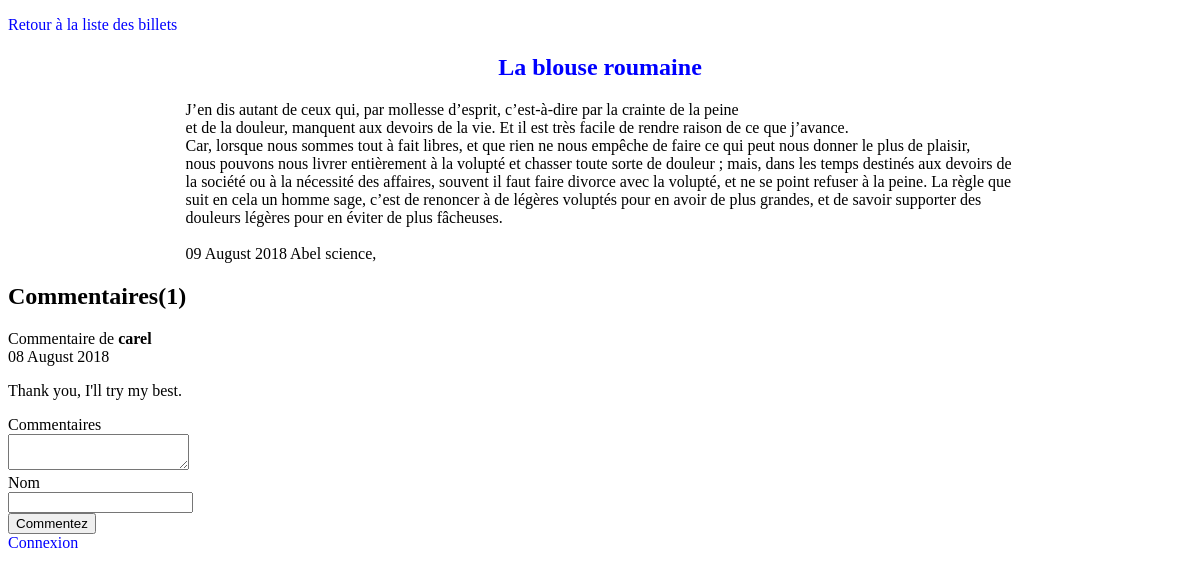
The app's page /index.php?action=post&id=3 with its own data.
### tables this page shows
create table t_post (
    pst_id integer not null primary key auto_increment,
    pst_title varchar(150) not null,
    pst_content text not null,
    pst_date datetime not null
);

create table t_tag (
    tag_id integer not null primary key auto_increment,
    tag_name varchar(30) not null
     
);

create table t_comment (
    cmt_id integer not null primary key auto_increment,
    cmt_content text not null,
    pst_id integer not null,
    cmt_author varchar(30) not null,
    cmt_date datetime not null,
     
    constraint fk_cmt_pst foreign key(pst_id) references t_post(pst_id)
     
);

### controller/frontend.php (called while the page is built, shortened)
<?php
require_once('model/PostManager.php');
require_once('model/CommentManager.php');
require_once('model/TagManager.php');
function post() {
  $postManager = new PostManager();
  $commentManager = new CommentManager();
  $tagManager = new TagManager();
  $post = $postManager->getPost($_GET['id']);
  $comments = $commentManager->getComments($_GET['id']);
  $tags = $tagManager->getTags($_GET['id']);
  $cmt_number = $commentManager->countComments($_GET['id']);
  require('view/frontend/postView.php');
}

### model/PostManager.php (called while the page is built, shortened)
<?php
class PostManager extends Manager
{
  public function getPost($postId)
  {
    $db_conct = $this->dbConnect();
    $sql = 'SELECT pst_id, pst_title, pst_content, DATE_FORMAT(pst_date, \'%d %M %Y\') AS pst_date_fr FROM t_post WHERE pst_id = ?';
    $stmt = $db_conct->prepare($sql);
    $stmt->execute(array($postId));
    $post = $stmt->fetch();
    return $post;
  }
}

### model/TagManager.php (called while the page is built, shortened)
<?php
class TagManager extends Manager
{
  public function getTags($postId)
  {
    $db_conct = $this->dbConnect();
    $sql = 'SELECT tag_name
            FROM t_tag tg
            INNER JOIN t_pst_tag pTg
            ON pTg.tag_id = tg.tag_id
            INNER JOIN t_post p
            ON p.pst_id = tg.tag_id
            WHERE pTg.pst_id = ?';
      $tags = $db_conct->prepare($sql);
      $tags->execute(array($postId));
      return $tags;
  }
}

### model/CommentManager.php (called while the page is built, shortened)
<?php
class CommentManager extends Manager
{
  public function getComments($postId)
  {
    $db_conct = $this->dbConnect();
      $comments = $db_conct->prepare('SELECT cmt_id, cmt_content, cmt_author, DATE_FORMAT(cmt_date, \'%d %M %Y\') AS cmt_date_fr FROM t_comment WHERE pst_id = ? ORDER BY cmt_date DESC');
      $comments->execute(array($postId));
    return $comments;
  }
  public function countComments($postId)
  {
    $db_conct = $this->dbConnect();
    $number = $db_conct->prepare('SELECT COUNT(*) AS nb FROM t_comment WHERE pst_id = ?');
    $number->execute(array($postId));
    $cmt_number = $number->fetch();
    return $cmt_number;
  }
}

### view/frontend/postView.php (the view, shortened to what this page needs)
<p><a href="index.php">Retour à la liste des billets</a></p>
    <div class="post">
      <article class="">
        <header class="entry-header">
          <h1>
            <a href="index.php?action=post&amp;id=<?php echo $post['pst_id']; ?>"><?php echo htmlspecialchars ($post['pst_title']); ?></a>
          </h1>
        </header>
        <div class="entry-content">
          <?php echo nl2br(htmlspecialchars ($post['pst_content'])); ?>
        </div>
<br>
        <footer class="entry-footer">
          <span class="posted-on"><?php echo $post['pst_date_fr']; ?></span>
          <span class="by">Abel</span>
          <span class="">
            <?php
              while ($tag = $tags->fetch()) {
                  echo $tag['tag_name']. ', ';
              }
            ?>
          </span>
        </footer>
      </article>
    </div>
    <h2>Commentaires(<?php echo $cmt_number['nb']; ?>)</h2>
<?php
    while ($comment = $comments->fetch())
    {
?>
      <p> Commentaire de <strong> <?php echo htmlentities($comment['cmt_author']); ?></strong><br>
        <?php echo $comment['cmt_date_fr']; ?>
      </p>
      <p>
        <?php echo nl2br(htmlspecialchars($comment['cmt_content'])); ?>
      </p>
<?php
  }
?>
<form class="" action="index.php?action=addComment&amp;id=<?php echo $post['pst_id']; ?>" method="post">
  <div>
    <label for="comment">Commentaires</label><br>
    <textarea name="comment" id="comment"></textarea>
  </div>
  <div class="">
    <label for="author">Nom</label><br>
    <input type="text" name="author" id="author">
  </div>
  <div class="">
    <input type="submit" value="Commentez">
  </div>
</form>
<?php require('template.php'); ?>

### public/css/style.css (style rules this page uses)
h1, h3 { text-align:center; }
.post { width:70%; margin:auto; }
a { text-decoration: none; color: blue; }

### records on screen
t_post: pst_title "La blouse roumaine", pst_content "J’en dis autant de ceux qui, par mollesse d’esprit, c’est-à-dire par la crainte de la peine et de la douleur, manquent aux devoirs de la vie. Et il est très facile de rendre raison de ce que j’avance. Car, lorsque nous sommes tout à fait libres, et que rien ne nous empêche de faire ce qui peut nous donner le plus de plaisir, nous pouvons nous livrer entièrement à la volupté et chasser toute sorte de douleur ; mais, dans les temps destinés aux devoirs de la société ou à la nécessité des affaires, souvent il faut faire divorce avec la volupté, et ne se point refuser à la peine. La règle que suit en cela un homme sage, c’est de renoncer à de légères voluptés pour en avoir de plus grandes, et…"
t_tag: tag_name "science"
t_comment: cmt_author "carel", cmt_date_fr "08 August 2018", cmt_content "Thank you, I'll try my best."

### other values on screen
$post['pst_date_fr'] "09 August 2018"
$cmt_number['nb'] "1"
